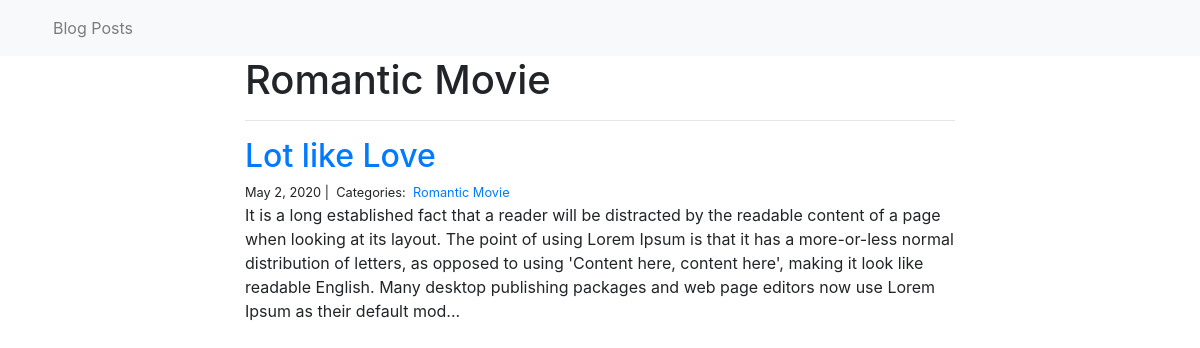
Page /BLOG_POSTS/Romantic Movie/ on the committed database.
### BLOG_POSTS/models.py (models this page shows)
class Category(models.Model):
    name = models.CharField(max_length=20)

class Post(models.Model):
    title = models.CharField(max_length=255)
    body = models.TextField()
    created_on = models.DateTimeField(auto_now_add=True)
    last_modified = models.DateTimeField(auto_now=True)
    categories = models.ManyToManyField('Category', related_name='posts')

### BLOG_POSTS/views.py (the view)
# urls.py: path("<category>/", views.BLOG_POSTS_category, name="BLOG_POSTS_category"),
def BLOG_POSTS_category(request, category):
    posts = Post.objects.filter(
        categories__name__contains=category
    ).order_by(
        '-created_on'
    )
    context = {
        "category": category,
        "posts": posts
    }
    return render(request, "BLOG_POSTS_category.html", context)

### BLOG_POSTS/TEMPLATES/BLOG_POSTS_category.html
{% extends "base.html" %}
{% block page_content %}
<div class="col-md-8 offset-md-2">
    <h1>{{ category | title }}</h1>
    <hr>
    {% for post in posts %}
        <h2><a href="{% url 'BLOG_POSTS_detail' post.pk%}">{{ post.title }}</a></h2>
        <small>
            {{ post.created_on.date }} |&nbsp;
            Categories:&nbsp;
            {% for category in post.categories.all %}
            <a href="{% url 'BLOG_POSTS_category' category.name %}">
                {{ category.name }}
            </a>&nbsp;
            {% endfor %}
        </small>
        <p>{{ post.body | slice:":400" }}...</p>
    {% endfor %}
</div>
{% endblock %}

### rows in the picture
Category: name "Romantic Movie"
Post: title "Lot like Love", created_on "May 2, 2020", body "It is a long established fact that a reader will be distracted by the readable content of a page when looking at its layout. The point of using Lorem Ipsum is that it has a more-or-less normal distribution of letters, as opposed to using 'Content here, content here', making it look like readable English. Many desktop publishing packages and web page editors now use Lorem Ipsum as their default mod"
